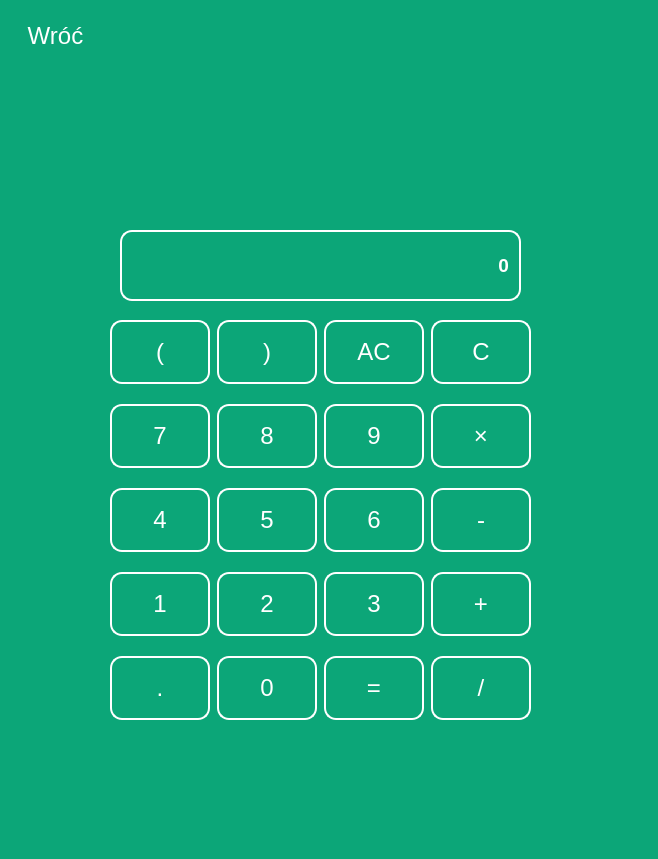
<?xml version="1.0" encoding="UTF-8"?>
<ui version="4.0">
 <class>MainWindow</class>
 <widget class="QMainWindow" name="MainWindow">
  <property name="geometry">
   <rect>
    <x>0</x>
    <y>0</y>
    <width>658</width>
    <height>859</height>
   </rect>
  </property>
  <property name="windowTitle">
   <string>Podstawowy kalkulator</string>
  </property>
  <property name="styleSheet">
   <string notr="true">*{
	font-family: Arial;
	font-size: 24px;
}
#centralwidget{
	background-color: #0ca678;
}
QPushButton{
	height: 60px;
	border: 2px solid white;
	border-radius: 12px;
	color: white;
	background-color: transparent;
}
QPushButton:hover{
background-color: white; 
color: #0ca678;
}
QLabel{
	padding-right: 10px;
	border: 2px solid white;
	border-radius: 12px;
	color: white;
}</string>
  </property>
  <widget class="QWidget" name="centralwidget">
   <widget class="QWidget" name="gridLayoutWidget">
    <property name="geometry">
     <rect>
      <x>110</x>
      <y>300</y>
      <width>421</width>
      <height>441</height>
     </rect>
    </property>
    <layout class="QGridLayout" name="gridLayout">
     <property name="horizontalSpacing">
      <number>7</number>
     </property>
     <property name="verticalSpacing">
      <number>0</number>
     </property>
     <item row="2" column="3">
      <widget class="QPushButton" name="btnSub">
       <property name="text">
        <string>-</string>
       </property>
      </widget>
     </item>
     <item row="1" column="3">
      <widget class="QPushButton" name="btnMul">
       <property name="text">
        <string>×</string>
       </property>
      </widget>
     </item>
     <item row="4" column="0">
      <widget class="QPushButton" name="btnDot">
       <property name="text">
        <string>.</string>
       </property>
      </widget>
     </item>
     <item row="4" column="3">
      <widget class="QPushButton" name="btnDiv">
       <property name="text">
        <string>/</string>
       </property>
      </widget>
     </item>
     <item row="3" column="3">
      <widget class="QPushButton" name="btnAdd">
       <property name="text">
        <string>+</string>
       </property>
      </widget>
     </item>
     <item row="4" column="2">
      <widget class="QPushButton" name="btnEqual">
       <property name="text">
        <string>=</string>
       </property>
      </widget>
     </item>
     <item row="1" column="0">
      <widget class="QPushButton" name="btn7">
       <property name="text">
        <string>7</string>
       </property>
      </widget>
     </item>
     <item row="2" column="1">
      <widget class="QPushButton" name="btn5">
       <property name="text">
        <string>5</string>
       </property>
      </widget>
     </item>
     <item row="3" column="0">
      <widget class="QPushButton" name="btn1">
       <property name="text">
        <string>1</string>
       </property>
      </widget>
     </item>
     <item row="2" column="0">
      <widget class="QPushButton" name="btn4">
       <property name="text">
        <string>4</string>
       </property>
      </widget>
     </item>
     <item row="2" column="2">
      <widget class="QPushButton" name="btn6">
       <property name="text">
        <string>6</string>
       </property>
      </widget>
     </item>
     <item row="1" column="1">
      <widget class="QPushButton" name="btn8">
       <property name="text">
        <string>8</string>
       </property>
      </widget>
     </item>
     <item row="1" column="2">
      <widget class="QPushButton" name="btn9">
       <property name="text">
        <string>9</string>
       </property>
      </widget>
     </item>
     <item row="4" column="1">
      <widget class="QPushButton" name="btn0">
       <property name="text">
        <string>0</string>
       </property>
      </widget>
     </item>
     <item row="3" column="1">
      <widget class="QPushButton" name="btn2">
       <property name="text">
        <string>2</string>
       </property>
      </widget>
     </item>
     <item row="3" column="2">
      <widget class="QPushButton" name="btn3">
       <property name="text">
        <string>3</string>
       </property>
      </widget>
     </item>
     <item row="0" column="3">
      <widget class="QPushButton" name="btnClear">
       <property name="text">
        <string>C</string>
       </property>
      </widget>
     </item>
     <item row="0" column="2">
      <widget class="QPushButton" name="btnAllClear">
       <property name="text">
        <string>AC</string>
       </property>
      </widget>
     </item>
     <item row="0" column="1">
      <widget class="QPushButton" name="btnParentsClose">
       <property name="text">
        <string>)</string>
       </property>
      </widget>
     </item>
     <item row="0" column="0">
      <widget class="QPushButton" name="btnParentsOpen">
       <property name="text">
        <string>(</string>
       </property>
      </widget>
     </item>
    </layout>
   </widget>
   <widget class="QLabel" name="labelResult">
    <property name="geometry">
     <rect>
      <x>120</x>
      <y>230</y>
      <width>401</width>
      <height>71</height>
     </rect>
    </property>
    <property name="styleSheet">
     <string notr="true">text-align: right</string>
    </property>
    <property name="text">
     <string>&lt;html&gt;&lt;head/&gt;&lt;body&gt;&lt;p align=&quot;right&quot;&gt;&lt;span style=&quot; font-size:14pt; font-weight:600;&quot;&gt;0&lt;/span&gt;&lt;/p&gt;&lt;/body&gt;&lt;/html&gt;</string>
    </property>
   </widget>
   <widget class="QPushButton" name="btnBack">
    <property name="geometry">
     <rect>
      <x>10</x>
      <y>10</y>
      <width>91</width>
      <height>51</height>
     </rect>
    </property>
    <property name="styleSheet">
     <string notr="true">border: none;
border-radius: 0;</string>
    </property>
    <property name="text">
     <string>Wróć</string>
    </property>
   </widget>
   <widget class="QLabel" name="labelError">
    <property name="geometry">
     <rect>
      <x>190</x>
      <y>10</y>
      <width>350</width>
      <height>61</height>
     </rect>
    </property>
    <property name="styleSheet">
     <string notr="true">border: none;
color: #ff6b6b;</string>
    </property>
    <property name="text">
     <string/>
    </property>
   </widget>
  </widget>
 </widget>
 <resources/>
 <connections/>
</ui>
